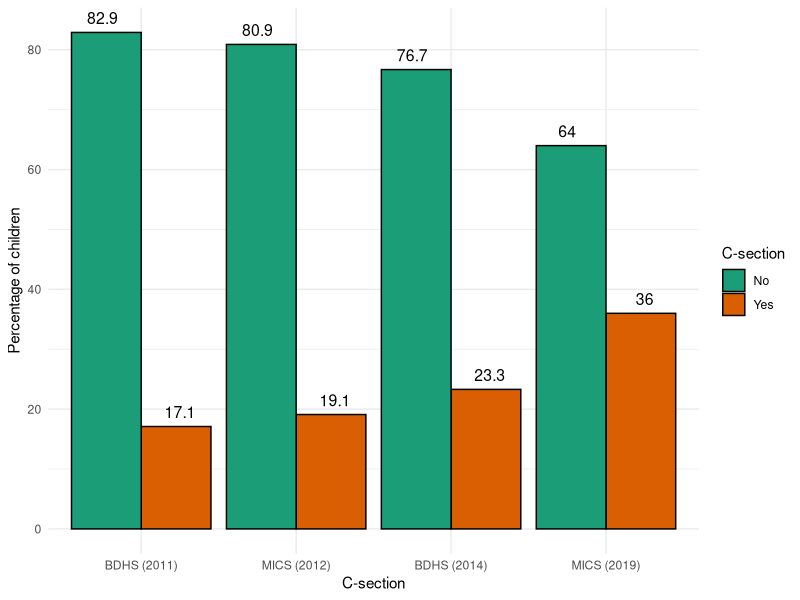
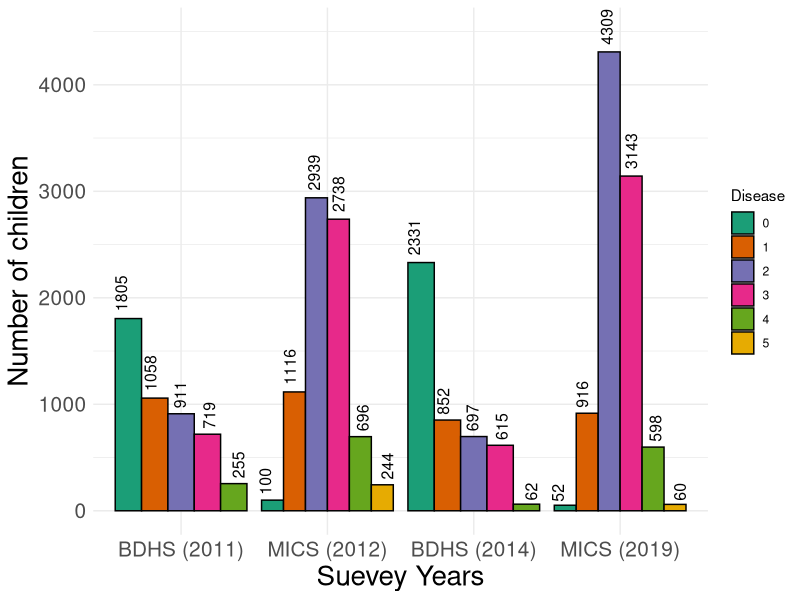

Write R code to recreate these figures, in order.
#C-section

require(ggplot2)
tiff("barChart.tif", units="in", width=8, height=5, res=600)
df2 <- data.frame(CSection=rep(c("Yes", "No"), each=4),
                  dose=rep(c("BDHS (2011)", "MICS (2012)", "BDHS (2014)", "MICS (2019)"),2),
                  len=c(17.1,19.1, 23.3, 36.0, 82.9, 80.9, 76.7, 64.0))


# Change the colors manually
p <- ggplot(data=df2, aes(x=reorder(dose, sort(len)), y=len, fill=CSection)) +
  geom_bar(stat="identity", color="black", position=position_dodge())+
  theme_minimal()+ xlab("C-section") + ylab("Percentage of children")

# Use brewer color palettes
p + geom_text(aes(label=len), vjust=-0.7, color="Black",
              position = position_dodge(1), size=4)+ scale_fill_brewer(palette="Dark2")+labs(fill = "C-section")
dev.off()


#disease count

require(ggplot2)
tiff("barChart.tif", units="in", width=20, height=16, res=600)
df2 <- data.frame(CSection=c("0", "1","2","3","4",
                             "0","1","2","3","4","5",
                                 "0", "1","2","3","4",
                                 "0","1","2","3","4","5"),
                  dose=c("BDHS (2011)","BDHS (2011)","BDHS (2011)","BDHS (2011)","BDHS (2011)",
                         "MICS (2012)","MICS (2012)","MICS (2012)","MICS (2012)","MICS (2012)","MICS (2012)",
                             "BDHS (2014)","BDHS (2014)","BDHS (2014)","BDHS (2014)","BDHS (2014)",
                             "MICS (2019)","MICS (2019)","MICS (2019)","MICS (2019)","MICS (2019)","MICS (2019)"),
                  len=c(1805,1058,911,719,255,
                        100, 1116, 2939, 2738, 696, 244,
                        2331,852,697,615,62,
                        52,916,4309,3143,598,60))
head(df2)

# Change the colors manually
p <- ggplot(data=df2, aes(x=reorder(dose, sort(len)), y=len, fill=CSection)) +
  geom_bar(stat="identity", color="black", position=position_dodge())+
  theme_minimal()+ xlab("Suevey Years") + ylab("Number of children")+ ylim(0, 4500)

# Use brewer color palettes
p + geom_text(aes(label=len), vjust=0.4,hjust=-0.2, angle = 90,color="Black", size=4,
              position = position_dodge(1), size=4)+ scale_fill_brewer(palette="Dark2") +labs(fill = "Disease") + theme(axis.text=element_text(size=15),
                                axis.title=element_text(size=20)) 
dev.off()


